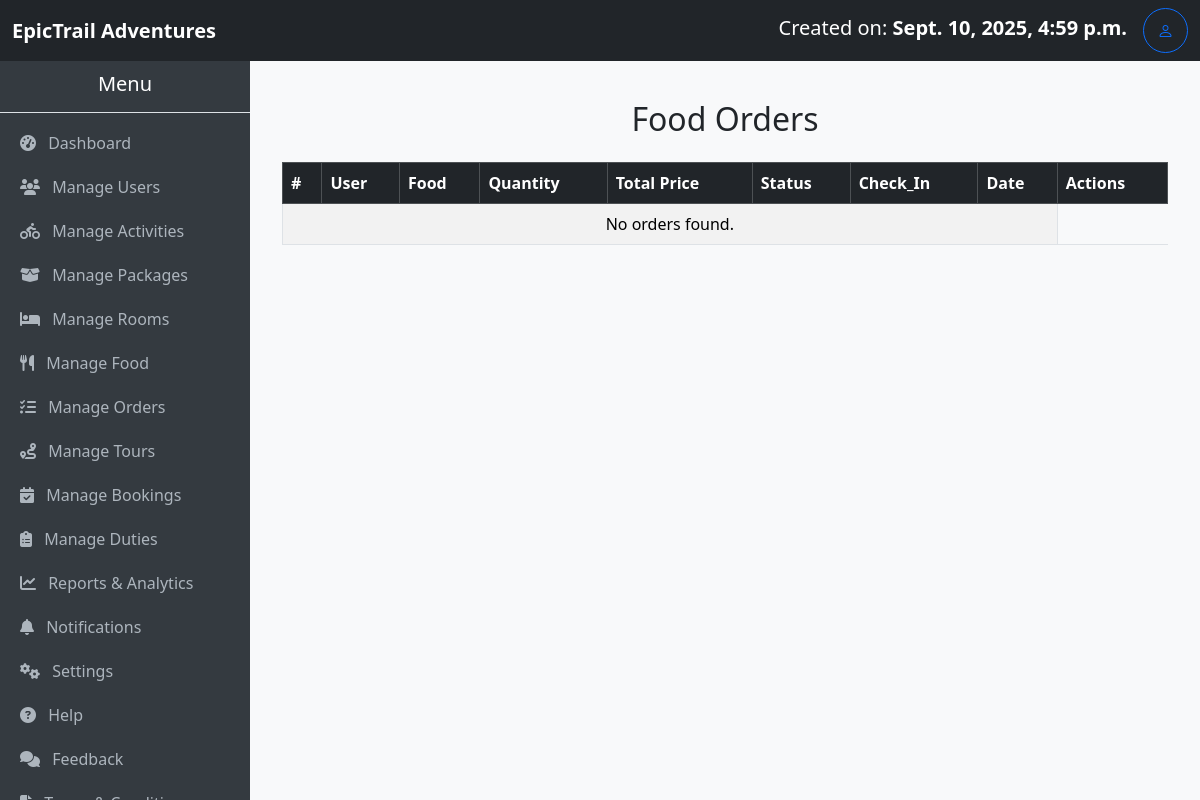
The page /manage-orders/ (signed in) on the database as committed earlier.
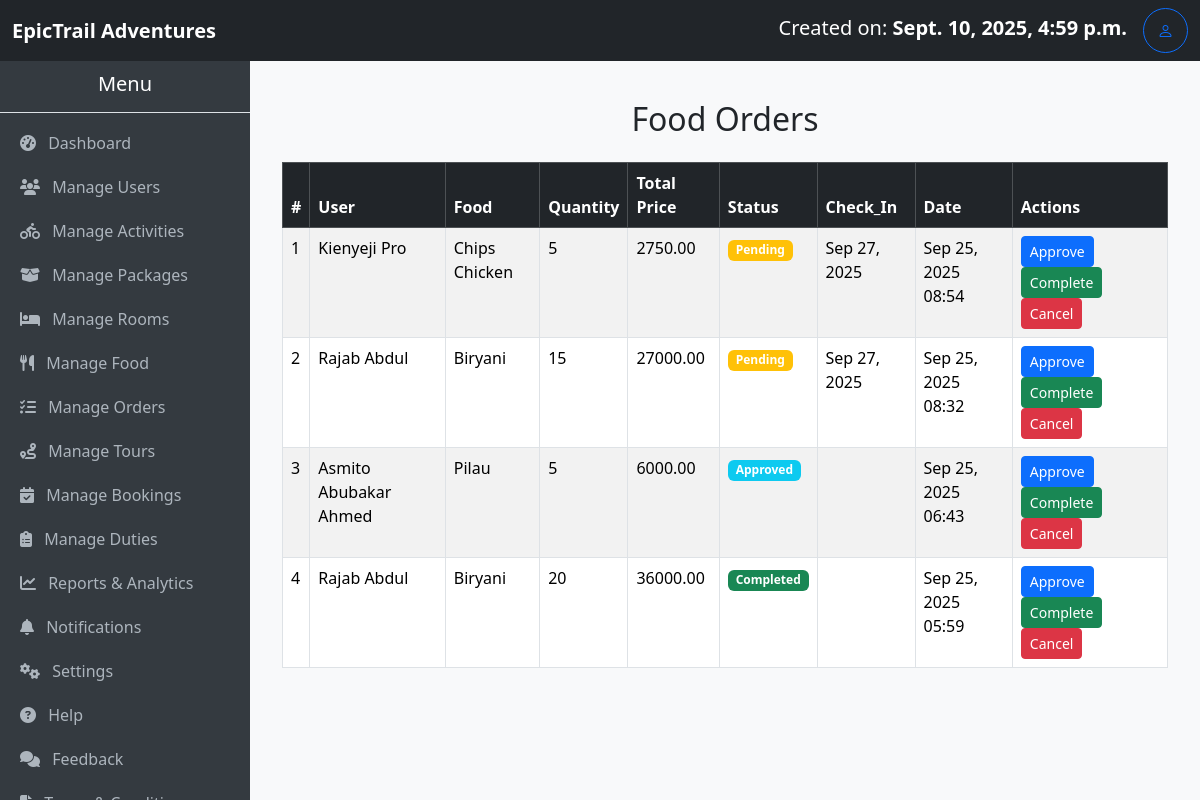
The same page on the database as committed later.
### myApp/models.py (models this page shows, shortened)
class FoodOrder(models.Model):
    STATUS_CHOICES = [
        ('pending', 'Pending'),
        ('processing', 'Processing'),
        ('completed', 'Completed'),
        ('cancelled', 'Cancelled'),
    ]
    user = models.ForeignKey(User, on_delete=models.CASCADE, related_name='food_orders')
    food = models.ForeignKey(Food, on_delete=models.CASCADE)
    quantity = models.PositiveIntegerField(default=1)
    status = models.CharField(max_length=20, choices=STATUS_CHOICES, default='pending')
    check_in = models.DateField(blank=True, null=True)
    created_at = models.DateTimeField(auto_now_add=True)
    def total_price(self):
        return self.food.price_per_person * self.quantity

class Food(models.Model):
    name = models.CharField(max_length=100)
    price_per_person = models.DecimalField(max_digits=10, decimal_places=2)

### myApp/views.py (the view, shortened to what this page needs)
# urls.py: path('manage-orders/', views.manage_orders, name='manage_orders'),
@login_required
@user_passes_test(is_admin)
def manage_orders(request):
    orders = FoodOrder.objects.all().order_by('-created_at')
    return render(request, "manage_orders.html", {"orders": orders})

### myApp/context_processors.py (called while the page is built)
def total_users(request):
    return {'total_users': User.objects.count()}

def total_bookings(request):
    return {'total_bookings': Booking.objects.count()}

def total_amount(request):
    total = 0
    if request.user.is_authenticated:
        bookings = Booking.objects.all()#filter(user=request.user)
        total = sum(booking.amount_required for booking in bookings)
    return {'total_amount': total}

def total_cost(request):
    if not request.user.is_authenticated:
        return {
            'user_bookings': [],
            'user_total_amount': 0,
        }
    bookings = Booking.objects.filter(user=request.user).prefetch_related(
        'activities', 'packages', 'rooms', 'food', 'tours'
    )
    total_amount = sum(b.amount_required for b in bookings)
    return {
        'user_bookings': bookings,
        'user_total_amount': total_amount,
    }

### myApp/models.py (called while the page is built)
    @property
    def nights_spent(self):
        if self.check_in and self.check_out:
            nights = (self.check_out - self.check_in).days
            return nights if nights > 0 else 1  # Minimum of 1 night for same-day bookings
        return 1

### myApp/views.py (called while the page is built)
def is_admin(user):
    return user.is_superuser

### myApp/templates/manage_orders.html (shortened to what this page needs)
{% extends "base.admin.html" %} {% block content %}
<div class="container mt-4">
    <h2 class="mb-4 text-center">Food Orders</h2>
    <table class="table table-bordered table-striped">
        <thead class="table-dark">
            <tr>
                <th>#</th>
                <th>User</th>
                <th>Food</th>
                <th>Quantity</th>
                <th>Total Price</th>
                <th>Status</th>
                <th>Check_In</th>
                <th>Date</th>
                <th>Actions</th>
            </tr>
        </thead>
        <tbody>
            {% for order in orders %}
            <tr>
                <td>{{ forloop.counter }}</td>
                <td>{{ order.user.username }}</td>
                <td>{{ order.food.name }}</td>
                <td>{{ order.quantity }}</td>
                <td>{{ order.total_price }}</td>
                <td>
                    {% if order.status == "Pending" %}
                    <span class="badge bg-warning">Pending</span> {% elif order.status == "Approved" %}
                    <span class="badge bg-info">Approved</span> {% elif order.status == "Completed" %}
                    <span class="badge bg-success">Completed</span> {% else %}
                    <span class="badge bg-danger">Cancelled</span> {% endif %}
                </td>
                <td>{{ order.check_in|date:"M d, Y" }}</td>
                <td>{{ order.created_at|date:"M d, Y H:i" }}</td>
                <td>
                    <form method="post" style="display:inline;">
                        <button class="btn btn-sm btn-primary" name="action" value="approve">Approve</button>
                        <button class="btn btn-sm btn-success" name="action" value="completed">Complete</button>
                        <button class="btn btn-sm btn-danger" name="action" value="cancel">Cancel</button>
                    </form>
                </td>
            </tr>
            {% empty %}
            <tr>
                <td colspan="8" class="text-center">No orders found.</td>
            </tr>
            {% endfor %}
        </tbody>
    </table>
</div>
{% endblock %}

### myApp/templates/base.admin.html (shortened to what this page needs)
<!DOCTYPE html>
<html lang="en">
<head>
    <link href="https://cdn.jsdelivr.net/npm/bootstrap@5.3.3/dist/css/bootstrap.min.css" rel="stylesheet">
    <link rel="stylesheet" href="https://cdn.jsdelivr.net/npm/bootstrap-icons@1.11.3/font/bootstrap-icons.css">
    <link rel="stylesheet" href="https://cdnjs.cloudflare.com/ajax/libs/font-awesome/6.5.2/css/all.min.css">
</head>
<body>
    <nav class="navbar navbar-expand-lg navbar-dark bg-dark">
        <div class="container-fluid">
            <a class="navbar-brand" href="#"><strong>EpicTrail Adventures</strong></a>
            <div class="d-flex">
                <a class="navbar-brand" href="#"> Created on: <strong>{{ user.date_joined }}</strong></a>
                <a href="#" class="btn btn-outline-primary rounded-circle d-flex align-items-center justify-content-center" style="width: 45px; height: 45px;" title="Manage Profile">
                    <i class="bi bi-person"></i>
                </a>
            </div>
        </div>
    </nav>
    <div class="sidebar">
        <h5 class="text-center py-3 border-bottom">Menu</h5>
        <a href="{% url 'admin_dashboard' %}"><i class="fas fa-tachometer-alt me-2"></i> Dashboard</a>
        <a href="{% url 'users' %}"><i class="fas fa-users me-2"></i> Manage Users</a>
        <a href="{% url 'activity_list' %}"><i class="fas fa-biking me-2"></i> Manage Activities</a>
        <a href="{% url 'list_packages' %}"><i class="fas fa-box-open me-2"></i> Manage Packages</a>
        <a href="{% url 'list_rooms' %}"><i class="fas fa-bed me-2"></i> Manage Rooms</a>
        <a href="{% url 'food_list' %}"><i class="fas fa-utensils me-2"></i> Manage Food</a>
        <a href="{% url 'manage_orders' %}"><i class="fas fa-tasks me-2"></i> Manage Orders</a>
        <a href="{% url 'tours' %}"><i class="fas fa-route me-2"></i> Manage Tours</a>
        <a href="{% url 'booking_list' %}"><i class="fas fa-calendar-check me-2"></i> Manage Bookings</a>
        <a href="{% url 'duties' %}"><i class="fas fa-clipboard-list me-2"></i> Manage Duties</a>
        <a href="{% url 'reports_analytics' %}"><i class="fas fa-chart-line me-2"></i> Reports & Analytics</a>
        <a href="{% url 'notifications' %}"><i class="fas fa-bell me-2"></i> Notifications</a>
        <a href="{% url 'system_settings' %}"><i class="fas fa-cogs me-2"></i> Settings</a>
        <a href="#"><i class="fas fa-question-circle me-2"></i> Help</a>
        <a href="#"><i class="fas fa-comments me-2"></i> Feedback</a>
        <a href="#"><i class="fas fa-file-alt me-2"></i> Terms & Conditions</a>
    </div>
    <div class="content">
        {% block content %}{% endblock %}
    </div>
</body>
</html>

### myApp/templates/base.admin.html (style rules this page uses)
body { margin: 0; padding: 0; }
.navbar { position: fixed; top: 0; left: 0; width: 100%; z-index: 1030; }
.sidebar { position: fixed; top: 56px; left: 0; width: 250px; height: calc(100vh - 56px); background-color: #343a40; color: #fff; overflow-y: auto; }
.sidebar a { color: #adb5bd; text-decoration: none; display: block; padding: 10px 20px; }
.content { margin-top: 56px; margin-left: 250px; padding: 20px; background-color: #f8f9fa; min-height: calc(100vh - 56px); }

Rows that differ between the two databases and show on the page:
added FoodOrder: user.username "Kienyeji Pro", food.name "Chips Chicken", quantity "5", total_price "2750.00", status "Pending", check_in "Sep 27, 2025", created_at "Sep 25, 2025 08:54"
added FoodOrder: user.username "Rajab Abdul", food.name "Biryani", quantity "15", total_price "27000.00", status "Pending", check_in "Sep 27, 2025", created_at "Sep 25, 2025 08:32"
added FoodOrder: user.username "Asmito Abubakar Ahmed", food.name "Pilau", quantity "5", total_price "6000.00", status "Approved", created_at "Sep 25, 2025 06:43"
added FoodOrder: user.username "Rajab Abdul", food.name "Biryani", quantity "20", total_price "36000.00", status "Completed", created_at "Sep 25, 2025 05:59"
Other text that changed with them:
text no longer shown: "No orders found."
